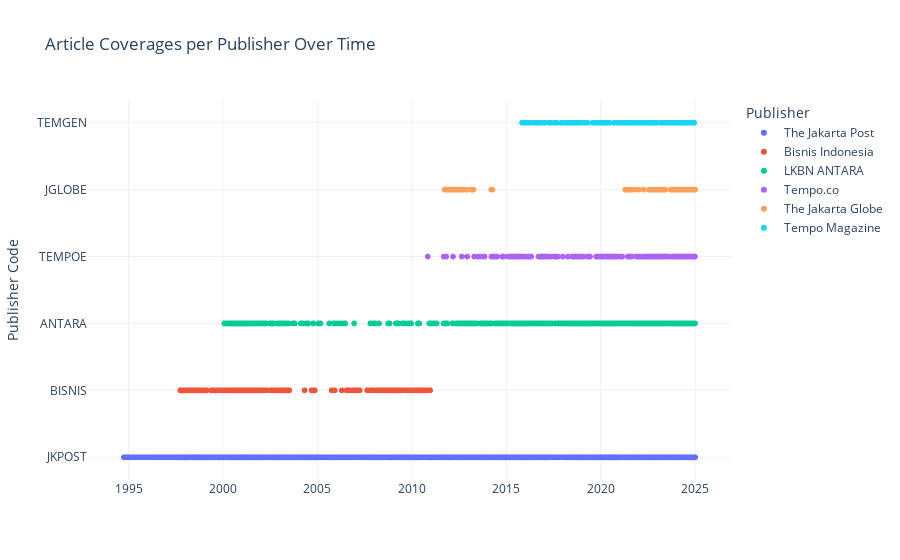

Notebook code for this chart:
### Code cell
# Plot the number of articles per publisher over time
fig = px.scatter(data, x='Date', y='Publisher Code', color='Publisher', title='Article Coverages per Publisher Over Time', labels={'Date': 'Date', 'Publisher': 'Publisher'})
fig.update_layout(
    xaxis_title='',
    yaxis_title='Publisher Code',
    xaxis=dict(tickangle=0),
    template='plotly_white'
)
fig.show()

### Figure 1 — Plotly figure (JSON) as saved in the notebook; plotly's stock layout.template omitted (floating-point values rounded to 4 significant figures; data arrays with more than 128 entries replaced by an {"elided": "..."} marker saying what was removed)
{"data": [{"hovertemplate": "Publisher=The Jakarta Post<br>Date=%{x}<br>Publisher Code=%{y}<extra></extra>", "legendgroup": "The Jakarta Post", "marker": {"color": "#636efa", "symbol": "circle"}, "mode": "markers", "name": "The Jakarta Post", "showlegend": true, "type": "scattergl", "x": {"elided": "4332 str values"}, "xaxis": "x", "y": {"elided": "4332 str values"}, "yaxis": "y"}, {"hovertemplate": "Publisher=Bisnis Indonesia<br>Date=%{x}<br>Publisher Code=%{y}<extra></extra>", "legendgroup": "Bisnis Indonesia", "marker": {"color": "#EF553B", "symbol": "circle"}, "mode": "markers", "name": "Bisnis Indonesia", "showlegend": true, "type": "scattergl", "x": {"elided": "350 str values"}, "xaxis": "x", "y": {"elided": "350 str values"}, "yaxis": "y"}, {"hovertemplate": "Publisher=LKBN ANTARA<br>Date=%{x}<br>Publisher Code=%{y}<extra></extra>", "legendgroup": "LKBN ANTARA", "marker": {"color": "#00cc96", "symbol": "circle"}, "mode": "markers", "name": "LKBN ANTARA", "showlegend": true, "type": "scattergl", "x": {"elided": "1002 str values"}, "xaxis": "x", "y": {"elided": "1002 str values"}, "yaxis": "y"}, {"hovertemplate": "Publisher=Tempo.co<br>Date=%{x}<br>Publisher Code=%{y}<extra></extra>", "legendgroup": "Tempo.co", "marker": {"color": "#ab63fa", "symbol": "circle"}, "mode": "markers", "name": "Tempo.co", "showlegend": true, "type": "scattergl", "x": {"elided": "260 str values"}, "xaxis": "x", "y": {"elided": "260 str values"}, "yaxis": "y"}, {"hovertemplate": "Publisher=The Jakarta Globe<br>Date=%{x}<br>Publisher Code=%{y}<extra></extra>", "legendgroup": "The Jakarta Globe", "marker": {"color": "#FFA15A", "symbol": "circle"}, "mode": "markers", "name": "The Jakarta Globe", "showlegend": true, "type": "scattergl", "x": {"elided": "192 str values"}, "xaxis": "x", "y": {"elided": "192 str values"}, "yaxis": "y"}, {"hovertemplate": "Publisher=Tempo Magazine<br>Date=%{x}<br>Publisher Code=%{y}<extra></extra>", "legendgroup": "Tempo Magazine", "marker": {"color": "#19d3f3", "symbol": "circle"}, "mode": "markers", "name": "Tempo Magazine", "showlegend": true, "type": "scattergl", "x": {"elided": "204 str values"}, "xaxis": "x", "y": {"elided": "204 str values"}, "yaxis": "y"}], "layout": {"legend": {"title": {"text": "Publisher"}, "tracegroupgap": 0}, "title": {"text": "Article Coverages per Publisher Over Time"}, "xaxis": {"anchor": "y", "domain": [0, 1], "tickangle": 0, "title": {"text": ""}}, "yaxis": {"anchor": "x", "domain": [0, 1], "title": {"text": "Publisher Code"}}}}
